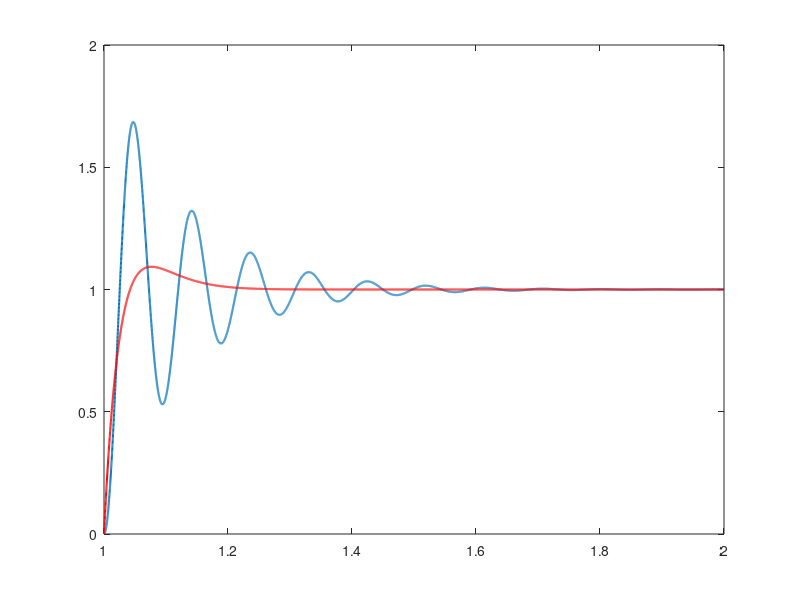

This chart was generated by the following MATLAB code: (Note: this script raises an error after producing the figure.)
% Third order controller 
% it seems like it does not guarantee the stability of the system
clc
clear variables 
close all
format compact

%% System and reference system
s = tf('s');
Gp = 4500/(s^2 + 16*s + 4500);

M = (51.54*s+861.8)/(s^2 + 56.97*s + 861.8);
%% simulation for obtaining Ts
t = linspace(1,2,10000);
u = ones(1,length(t));
y = lsim(Gp,u,t);
y_r = lsim(M,u,t);
figure(1)
title('step response')
plot(t,y,'LineWidth',1.5)
hold on
plot(t,y_r,'-r','LineWidth',1.5)

% settelling time = 1.5
N_trans_sampling = 75; % # of samples to capture the transient 50
Ts = 1.5/N_trans_sampling


%% discretizing the system
Ts = 1/200; %rounding

Gp_d = c2d(Gp,Ts,'zoh')
M_d = c2d(M,Ts,'zoh')

%% simulating experimental data

N = 50; % the number of samples

u = 3*rand(N,1)-1; %input

y = lsim(Gp_d,u); %noise-free data

delta_eta = 0.001;
eta = 2*delta_eta*rand(N,1)-delta_eta;

y_tilde = y + eta;

%% simulating S(t)

s = lsim(minreal(M_d/(1-M_d),1e-4),u);

%% SM problem for a third order controller K third order
na = 3;
nb = 3;
nk = 0;
tmin = max([na+1,nb+nk]);
size_rho = 7;
for c = 1:N-tmin +1
    
    % support matrix
    supp_mat = zeros(12,size_rho+N);

    %rho columns
    supp_mat(2:8,1:7) = eye(7);
    supp_mat(9:12,4:7) = eye(4);

    %eta columns
    supp_mat(9:12,size_rho + c:size_rho + c + 3) = flip(eye(4));
    

    % coef vector
    coef_vec = [s(c+tmin-1) s(c+tmin-2) s(c+tmin-3) s(c+tmin-4) ...
        -y_tilde(c+tmin-1) -y_tilde(c+tmin-2) -y_tilde(c+tmin-3) -y_tilde(c+tmin-4)...
        1 1 1 1]';
    % defining the equality constraints
    ineqPolySys{c}.noTerms = 12;
    ineqPolySys{c}.dimVar = size_rho + N;
    ineqPolySys{c}.typeCone = -1; %equality
    ineqPolySys{c}.degree = 2;
    ineqPolySys{c}.supports = supp_mat;
    ineqPolySys{c}.coef = coef_vec;

end

%% optimization parameters and bounds on the variables

ubd = [1e10*ones(size_rho,1);delta_eta*ones(N,1)];
lbd = -ubd;

param.relaxOrder = 1;
param.POPsolver = 'active-set';

%% solving the optimization problem using SparsePOP
% lower bound
for i = 1:size_rho
    %support matrix
    supp = zeros(1,size_rho+N);
    supp(i) = 1;

    objPoly.noTerms = 1;
    objPoly.dimVar = size_rho + N;
    objPoly.typeCone = 1;
    objPoly.degree = 1;
    objPoly.supports = supp;
    objPoly.coef = 1;

    [a,b,POP] = sparsePOP(objPoly,ineqPolySys,lbd,ubd,param)
    sol_relaxed_min(i) = POP.xVect(i);
    sol_refined_min(i) = POP.xVectL(i);

end

% upper bound

for i = 1:size_rho
    %support matrix
    supp = zeros(1,size_rho+N);
    supp(i) = 1;

    objPoly.noTerms = 1;
    objPoly.dimVar = size_rho + N;
    objPoly.typeCone = 1;
    objPoly.degree = 1;
    objPoly.supports = supp;
    objPoly.coef = -1;

    [a,b,POP] = sparsePOP(objPoly,ineqPolySys,lbd,ubd,param)
    sol_relaxed_max(i) = POP.xVect(i);
    sol_refined_max(i) = POP.xVectL(i);

end

%%
CPUI = [sol_refined_min', sol_refined_max']


%% shaping the controller
rho_c = mean(CPUI,2);

Kc = tf([rho_c(4:end)'], [1 rho_c(1:3)'],Ts)
Kid = minreal(M_d/(Gp_d*(1-M_d)),1e-4)
%% simulation
T_c = minreal((Kc*Gp_d)/(1+Kc*Gp_d),1e-4);%complementary sensitivity function

figure(1)
title('step response')
step(M_d,1)
hold on,
step(T_c,1)
legend('reference model','model with the designed controller')